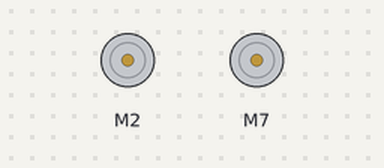
Bench run of a sketch on a simulated Arduino Uno, built with avr-gcc and run on an emulated ATmega328P. Shown: 2 × DC motor (green arrow = forward, orange = backward, longer = faster).

Above: at 1.0 s.
At 3.4 s:
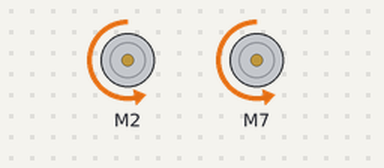
At 6.9 s:
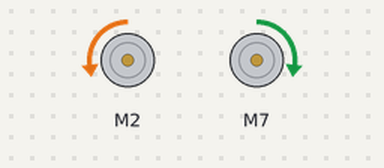
At 9.3 s:
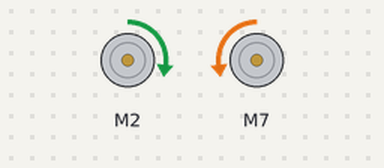
Timing chart, 0 to 14.0 s (numbered marks = the images above):
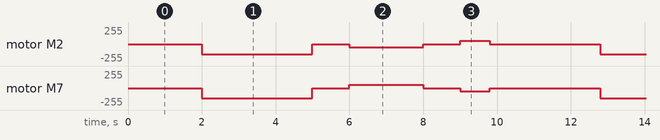

The sketch:

MotorTestRun1.ino
```cpp
/******************************************************************************
TestRun.ino
TB6612FNG H-Bridge Motor Driver Example code
Michelle @ SparkFun Electronics
8/20/16
https://github.com/sparkfun/SparkFun_TB6612FNG_Arduino_Library

Uses 2 motors to show examples of the functions in the library.  This causes
a robot to do a little 'jig'.  Each movement has an equal and opposite movement
so assuming your motors are balanced the bot should end up at the same place it
started.

Resources:
TB6612 SparkFun Library

Development environment specifics:
Developed on Arduino 1.6.4
Developed with ROB-9457
******************************************************************************/

// This is the library for the TB6612 that contains the class Motor and all the
// functions
#include <SparkFun_TB6612.h>

// Pins for all inputs, keep in mind the PWM defines must be on PWM pins
// the default pins listed are the ones used on the Redbot (ROB-12097) with
// the exception of STBY which the Redbot controls with a physical switch
#define AIN1 2
#define BIN1 7
#define AIN2 4
#define BIN2 8
#define PWMA 5
#define PWMB 6
#define STBY 9

// these constants are used to allow you to make your motor configuration
// line up with function names like forward.  Value can be 1 or -1
const int offsetA = 1;
const int offsetB = 1;

// Initializing motors.  The library will allow you to initialize as many
// motors as you have memory for.  If you are using functions like forward
// that take 2 motors as arguements you can either write new functions or
// call the function more than once.
Motor motor1 = Motor(AIN1, AIN2, PWMA, offsetA, STBY);
Motor motor2 = Motor(BIN1, BIN2, PWMB, offsetB, STBY);

void setup()
{
 //Nothing here
}


void loop()
{
  delay(2000);
   unsigned long startTime = millis();
   while (millis() - startTime < 3000) {
    spin();
    //delay(10);  // small delay between calls
    }
    brake(motor1, motor2);
    delay(1000);

    unsigned long forwardTime = millis();
   while (millis() - forwardTime < 2000) {
    moveForward();
    //delay(10);  // small delay between calls
    }
    brake(motor1, motor2);
    delay(1000);

     unsigned long backwardTime = millis();
   while (millis() - backwardTime < 800) {
    moveBack();
    //delay(10);  // small delay between calls
    }
    brake(motor1, motor2);
    delay(1000);


}

void spin()
  {
    back(motor1, motor2, 150);
  }

void moveForward()
  {
    left(motor1, motor2, 100);
     //delay(3000);
  }

  void moveBack()
  {
    right(motor1, motor2, 100);
     //delay(3000);
  }
```

Measured:
- by itself, motor M2: repeats every 10.8 s: stopped 1.0 s, backward 50/255 2.0 s, stopped 1.0 s, forward 50/255 0.80 s, stopped 3.0 s, backward 150/255 3.0 s
- by itself, motor M7: repeats every 10.8 s: stopped 1.0 s, forward 50/255 2.0 s, stopped 1.0 s, backward 50/255 0.80 s, stopped 3.0 s, backward 150/255 3.0 s
